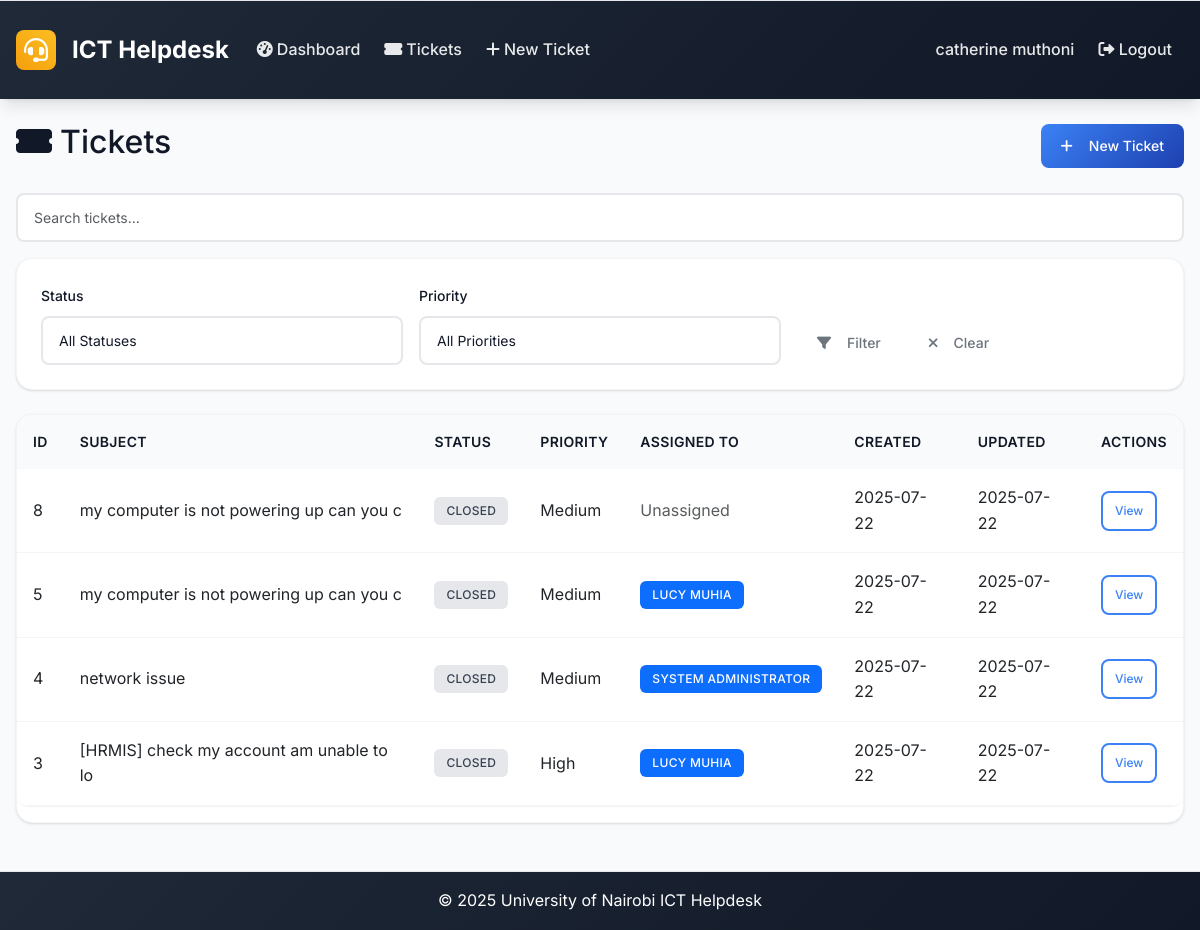
Before: /tickets (signed in) with the older database file.
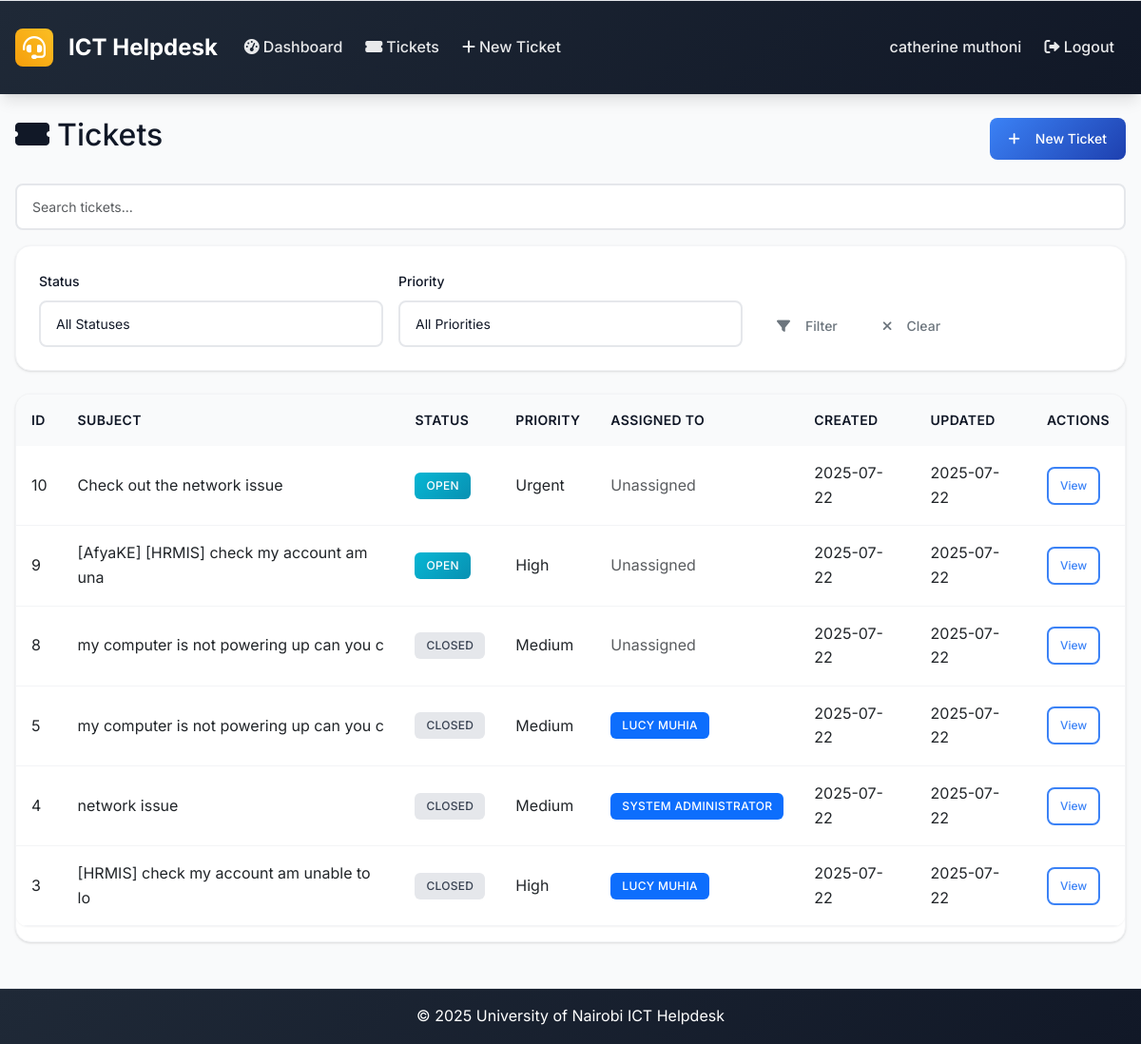
After: the same page with the newer database file.
### models.py (models this page shows, shortened)
class User(UserMixin, db.Model):
    id = db.Column(db.Integer, primary_key=True)
    username = db.Column(db.String(64), unique=True, nullable=False)
    email = db.Column(db.String(120), unique=True, nullable=False)
    password_hash = db.Column(db.String(256), nullable=False)
    full_name = db.Column(db.String(100), nullable=False)
    role = db.Column(db.String(20), nullable=False, default='user')  # admin, intern, user
    created_at = db.Column(db.DateTime, default=datetime.utcnow)
    is_active = db.Column(db.Boolean, default=True)
    is_verified = db.Column(db.Boolean, default=False)
    verification_token = db.Column(db.String(128), nullable=True)
    tickets_created = db.relationship('Ticket', foreign_keys='Ticket.created_by_id', backref='creator', lazy='dynamic')
    assigned_tickets = db.relationship('Ticket', secondary='ticket_assignees', back_populates='assignees', lazy='selectin')
    comments = db.relationship('Comment', backref='author', lazy='dynamic')

class Ticket(db.Model):
    id = db.Column(db.Integer, primary_key=True)
    location = db.Column(db.String(200), nullable=False)
    description = db.Column(Text, nullable=False)
    status = db.Column(db.String(20), nullable=False, default='open')  # open, in_progress, resolved, closed
    priority = db.Column(db.String(20), nullable=False, default='medium')  # low, medium, high, urgent
    created_at = db.Column(db.DateTime, default=datetime.utcnow)
    updated_at = db.Column(db.DateTime, default=datetime.utcnow, onupdate=datetime.utcnow)
    closed_at = db.Column(db.DateTime)
    closed_by_id = db.Column(db.Integer, db.ForeignKey('user.id'), nullable=True)
    due_date = db.Column(db.DateTime, nullable=True)
    created_by_id = db.Column(db.Integer, db.ForeignKey('user.id'), nullable=True)
    category_id = db.Column(db.Integer, db.ForeignKey('category.id'))
    comments = db.relationship('Comment', backref='ticket', lazy='dynamic', cascade='all, delete-orphan')
    attachments = db.relationship('Attachment', backref='ticket', lazy='dynamic', cascade='all, delete-orphan')
    assignees = db.relationship('User', secondary=ticket_assignees, back_populates='assigned_tickets', lazy='selectin')
    closed_by = db.relationship('User', foreign_keys=[closed_by_id], backref='closed_tickets')

### routes.py (the view)
@app.route('/tickets')
@login_required
def tickets_list():
    page = request.args.get('page', 1, type=int)
    status_filter = request.args.get('status', '')
    priority_filter = request.args.get('priority', '')
    query = Ticket.query
    if current_user.role == 'user':
        query = query.filter_by(created_by_id=current_user.id)
    elif current_user.role == 'intern':
        query = query.filter(Ticket.assignees.any(id=current_user.id))
    if status_filter:
        query = query.filter_by(status=status_filter)
    if priority_filter:
        query = query.filter_by(priority=priority_filter)
    tickets = query.order_by(desc(Ticket.created_at)).paginate(
        page=page, per_page=10, error_out=False
    )
    return render_template('tickets_list.html', tickets=tickets, status_filter=status_filter, priority_filter=priority_filter)

### app.py (called while the page is built)
@login_manager.user_loader
def load_user(user_id):
    from models import User
    return User.query.get(int(user_id))

@app.context_processor
def inject_now():
    return {'now': datetime.utcnow}

### routes.py (called while the page is built)
@app.context_processor
def inject_datetime():
    return dict(datetime=datetime)

### templates/tickets_list.html (shortened to what this page needs)
{% extends "base.html" %}
{% block content %}
<div class="d-flex justify-content-between align-items-center mb-4">
    <h2><i class="fas fa-ticket-alt me-2"></i>Tickets</h2>
    <a href="{{ url_for('new_ticket') }}" class="btn btn-primary">
        <i class="fas fa-plus me-2"></i>New Ticket
    </a>
</div>
<div class="mb-3">
    <input type="text" id="ticket-search" class="form-control" placeholder="Search tickets...">
</div>
<div class="card mb-4">
    <div class="card-body">
        <form method="GET" class="row g-3">
            <div class="col-md-4">
                <label class="form-label">Status</label>
                <select name="status" class="form-control">
                    <option value="">All Statuses</option>
                </select>
            </div>
            <div class="col-md-4">
                <label class="form-label">Priority</label>
                <select name="priority" class="form-control">
                    <option value="">All Priorities</option>
                </select>
            </div>
            <div class="col-md-4 d-flex align-items-end">
                <button type="submit" class="btn btn-outline-secondary me-2">
                    <i class="fas fa-filter me-2"></i>Filter
                </button>
                <a href="{{ url_for('tickets_list') }}" class="btn btn-outline-secondary">
                    <i class="fas fa-times me-2"></i>Clear
                </a>
            </div>
        </form>
    </div>
</div>
<div class="card">
    <div class="table-responsive">
        <table class="table" id="tickets-table">
            <thead>
                <tr>
                    <th>ID</th>
                    <th>Subject</th>
                    <th>Status</th>
                    <th>Priority</th>
                    <th>Assigned To</th>
                    <th>Created</th>
                    <th>Updated</th>
                    <th>Actions</th>
                </tr>
            </thead>
            <tbody>
                {% for ticket in tickets.items %}
                <tr>
                    <td>{{ ticket.id }}</td>
                    <td>{{ ticket.title or ticket.description[:40] }}</td>
                    <td><span class="badge badge-status-{{ ticket.status|replace(' ', '_') }}">{{ ticket.status.title() }}</span></td>
                    <td>{{ ticket.priority.title() }}</td>
                    <td>
                        {% if ticket.assignees|length > 0 %}
                            {% for user in ticket.assignees %}
                                <span class="badge bg-primary">{{ user.full_name }}</span>{% if not loop.last %}, {% endif %}
                            {% endfor %}
                        {% else %}
                            <span class="text-muted">Unassigned</span>
                        {% endif %}
                    </td>
                    <td>{{ ticket.created_at.strftime('%Y-%m-%d') }}</td>
                    <td>{{ ticket.updated_at.strftime('%Y-%m-%d') }}</td>
                    <td>
                        <a href="{{ url_for('ticket_detail', id=ticket.id) }}" class="btn btn-sm btn-outline-primary">View</a>
                    </td>
                </tr>
                {% endfor %}
            </tbody>
        </table>
    </div>
</div>
{% endblock %}

### templates/base.html (shortened to what this page needs)
<!DOCTYPE html>
<html lang="en">
<head>
    <link href="https://cdn.jsdelivr.net/npm/bootstrap@5.3.0/dist/css/bootstrap.min.css" rel="stylesheet">
    <link href="https://cdnjs.cloudflare.com/ajax/libs/font-awesome/6.0.0/css/all.min.css" rel="stylesheet">
    <link href="{{ url_for('static', filename='css/custom.css') }}" rel="stylesheet">
</head>
<body>
    <nav class="navbar navbar-expand-lg navbar-dark footer-sky">
        <div class="container-fluid px-3">
            <a class="navbar-brand" href="{{ url_for('index') }}">
                <i class="fas fa-headset me-2"></i>ICT Helpdesk
            </a>
            <div class="collapse navbar-collapse" id="navbarNav">
                <ul class="navbar-nav me-auto mb-2 mb-lg-0">
                    {% if current_user.is_authenticated %}
                    <li class="nav-item">
                        <a class="nav-link" href="{{ url_for('dashboard') }}">
                            <i class="fas fa-tachometer-alt me-1"></i>Dashboard
                        </a>
                    </li>
                    <li class="nav-item">
                        <a class="nav-link" href="{{ url_for('tickets_list') }}">
                            <i class="fas fa-ticket-alt me-1"></i>Tickets
                        </a>
                    </li>
                    <li class="nav-item">
                        <a class="nav-link" href="{{ url_for('new_ticket') }}">
                            <i class="fas fa-plus me-1"></i>New Ticket
                        </a>
                    </li>
                    {% endif %}
                </ul>
                <ul class="navbar-nav ms-auto mb-2 mb-lg-0">
                    {% if current_user.is_authenticated %}
                    <li class="nav-item">
                        <span class="nav-link">{{ current_user.full_name }}</span>
                    </li>
                    <li class="nav-item">
                        <a class="nav-link" href="{{ url_for('logout') }}"><i class="fas fa-sign-out-alt"></i> Logout</a>
                    </li>
                    {% endif %}
                </ul>
            </div>
        </div>
    </nav>
    <main class="container-fluid my-4 px-3">
        {% block content %}{% endblock %}
    </main>
    <footer class="footer-sky py-3 mt-5">
        <div class="container text-center">
            <span>&copy; {{ datetime.utcnow().year }} University of Nairobi ICT Helpdesk</span>
        </div>
    </footer>
</body>
</html>

Changed rows visible on the page:
added Ticket: id "10", description "Check out the network issue", status "OPEN", priority "Urgent", shows "Unassigned", created_at "2025-07-22", updated_at "2025-07-22"
added Ticket: id "9", description "[AfyaKE] [HRMIS] check my account am una", status "OPEN", priority "High", shows "Unassigned", created_at "2025-07-22", updated_at "2025-07-22"
